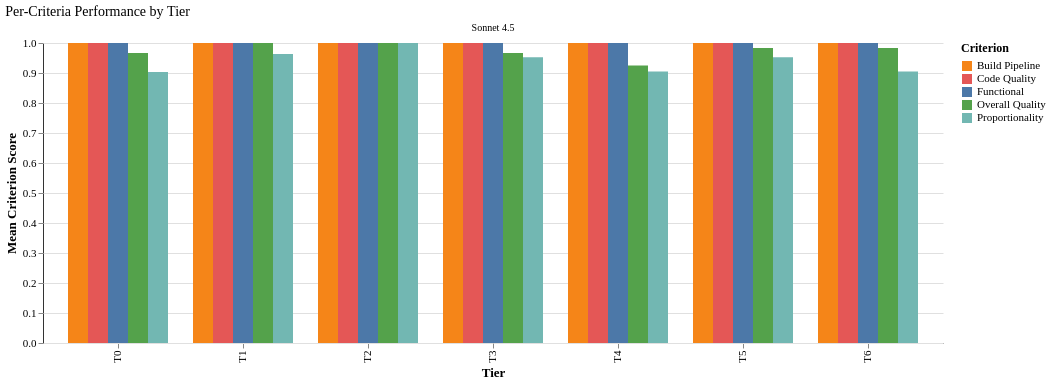

The specification (Vega-Lite) saved for this image:
### Vega-Lite specification from a JSON file in a GitHub repository (floating-point values rounded to 4 significant figures)
{"config": {"font": "serif", "axis": {"labelFontSize": 11, "titleFontSize": 13, "gridColor": "#e0e0e0", "domainColor": "#333333"}, "legend": {"labelFontSize": 11, "titleFontSize": 12}, "title": {"fontSize": 14, "anchor": "start", "fontWeight": "normal"}, "view": {"stroke": null, "continuousWidth": 400, "continuousHeight": 300}, "mark": {"tooltip": true}}, "data": {"name": "data-c173e3b5dadce411c5bd5d167361d8ac"}, "facet": {"column": {"field": "agent_model", "title": null, "type": "nominal"}}, "spec": {"mark": {"type": "bar"}, "encoding": {"color": {"field": "criterion_label", "scale": {"domain": ["Build Pipeline", "Code Quality", "Functional", "Overall Quality", "Proportionality"], "range": ["#F58518", "#E45756", "#4C78A8", "#54A24B", "#72B7B2"]}, "sort": ["Build Pipeline", "Code Quality", "Functional", "Overall Quality", "Proportionality"], "title": "Criterion", "type": "nominal"}, "tooltip": [{"field": "tier", "title": "Tier", "type": "ordinal"}, {"field": "criterion_label", "title": "Criterion", "type": "nominal"}, {"field": "criterion_score", "format": ".3f", "title": "Mean Score", "type": "quantitative"}], "x": {"field": "tier", "sort": ["T0", "T1", "T2", "T3", "T4", "T5", "T6"], "title": "Tier", "type": "ordinal"}, "xOffset": {"field": "criterion_label", "type": "nominal"}, "y": {"field": "criterion_score", "scale": {"domain": [0, 1]}, "title": "Mean Criterion Score", "type": "quantitative"}}}, "title": "Per-Criteria Performance by Tier", "$schema": "https://vega.github.io/schema/vega-lite/v6.1.0.json", "datasets": {"data-c173e3b5dadce411c5bd5d167361d8ac": [{"agent_model": "Sonnet 4.5", "tier": "T0", "criterion": "build_pipeline", "criterion_score": 1.0, "criterion_label": "Build Pipeline"}, {"agent_model": "Sonnet 4.5", "tier": "T0", "criterion": "code_quality", "criterion_score": 1.0, "criterion_label": "Code Quality"}, {"agent_model": "Sonnet 4.5", "tier": "T0", "criterion": "functional", "criterion_score": 1.0, "criterion_label": "Functional"}, {"agent_model": "Sonnet 4.5", "tier": "T0", "criterion": "overall_quality", "criterion_score": 0.9667, "criterion_label": "Overall Quality"}, {"agent_model": "Sonnet 4.5", "tier": "T0", "criterion": "proportionality", "criterion_score": 0.9033, "criterion_label": "Proportionality"}, {"agent_model": "Sonnet 4.5", "tier": "T1", "criterion": "build_pipeline", "criterion_score": 1.0, "criterion_label": "Build Pipeline"}, {"agent_model": "Sonnet 4.5", "tier": "T1", "criterion": "code_quality", "criterion_score": 1.0, "criterion_label": "Code Quality"}, {"agent_model": "Sonnet 4.5", "tier": "T1", "criterion": "functional", "criterion_score": 1.0, "criterion_label": "Functional"}, {"agent_model": "Sonnet 4.5", "tier": "T1", "criterion": "overall_quality", "criterion_score": 1.0, "criterion_label": "Overall Quality"}, {"agent_model": "Sonnet 4.5", "tier": "T1", "criterion": "proportionality", "criterion_score": 0.9633, "criterion_label": "Proportionality"}, {"agent_model": "Sonnet 4.5", "tier": "T2", "criterion": "build_pipeline", "criterion_score": 1.0, "criterion_label": "Build Pipeline"}, {"agent_model": "Sonnet 4.5", "tier": "T2", "criterion": "code_quality", "criterion_score": 1.0, "criterion_label": "Code Quality"}, {"agent_model": "Sonnet 4.5", "tier": "T2", "criterion": "functional", "criterion_score": 1.0, "criterion_label": "Functional"}, {"agent_model": "Sonnet 4.5", "tier": "T2", "criterion": "overall_quality", "criterion_score": 1.0, "criterion_label": "Overall Quality"}, {"agent_model": "Sonnet 4.5", "tier": "T2", "criterion": "proportionality", "criterion_score": 1.0, "criterion_label": "Proportionality"}, {"agent_model": "Sonnet 4.5", "tier": "T3", "criterion": "build_pipeline", "criterion_score": 1.0, "criterion_label": "Build Pipeline"}, {"agent_model": "Sonnet 4.5", "tier": "T3", "criterion": "code_quality", "criterion_score": 1.0, "criterion_label": "Code Quality"}, {"agent_model": "Sonnet 4.5", "tier": "T3", "criterion": "functional", "criterion_score": 1.0, "criterion_label": "Functional"}, {"agent_model": "Sonnet 4.5", "tier": "T3", "criterion": "overall_quality", "criterion_score": 0.9667, "criterion_label": "Overall Quality"}, {"agent_model": "Sonnet 4.5", "tier": "T3", "criterion": "proportionality", "criterion_score": 0.9523, "criterion_label": "Proportionality"}, {"agent_model": "Sonnet 4.5", "tier": "T4", "criterion": "build_pipeline", "criterion_score": 1.0, "criterion_label": "Build Pipeline"}, {"agent_model": "Sonnet 4.5", "tier": "T4", "criterion": "code_quality", "criterion_score": 1.0, "criterion_label": "Code Quality"}, {"agent_model": "Sonnet 4.5", "tier": "T4", "criterion": "functional", "criterion_score": 1.0, "criterion_label": "Functional"}, {"agent_model": "Sonnet 4.5", "tier": "T4", "criterion": "overall_quality", "criterion_score": 0.925, "criterion_label": "Overall Quality"}, {"agent_model": "Sonnet 4.5", "tier": "T4", "criterion": "proportionality", "criterion_score": 0.9047, "criterion_label": "Proportionality"}, {"agent_model": "Sonnet 4.5", "tier": "T5", "criterion": "build_pipeline", "criterion_score": 1.0, "criterion_label": "Build Pipeline"}, {"agent_model": "Sonnet 4.5", "tier": "T5", "criterion": "code_quality", "criterion_score": 1.0, "criterion_label": "Code Quality"}, {"agent_model": "Sonnet 4.5", "tier": "T5", "criterion": "functional", "criterion_score": 1.0, "criterion_label": "Functional"}, {"agent_model": "Sonnet 4.5", "tier": "T5", "criterion": "overall_quality", "criterion_score": 0.9833, "criterion_label": "Overall Quality"}, {"agent_model": "Sonnet 4.5", "tier": "T5", "criterion": "proportionality", "criterion_score": 0.9523, "criterion_label": "Proportionality"}, {"agent_model": "Sonnet 4.5", "tier": "T6", "criterion": "build_pipeline", "criterion_score": 1.0, "criterion_label": "Build Pipeline"}, {"agent_model": "Sonnet 4.5", "tier": "T6", "criterion": "code_quality", "criterion_score": 1.0, "criterion_label": "Code Quality"}, {"agent_model": "Sonnet 4.5", "tier": "T6", "criterion": "functional", "criterion_score": 1.0, "criterion_label": "Functional"}, {"agent_model": "Sonnet 4.5", "tier": "T6", "criterion": "overall_quality", "criterion_score": 0.9833, "criterion_label": "Overall Quality"}, {"agent_model": "Sonnet 4.5", "tier": "T6", "criterion": "proportionality", "criterion_score": 0.9047, "criterion_label": "Proportionality"}]}}
